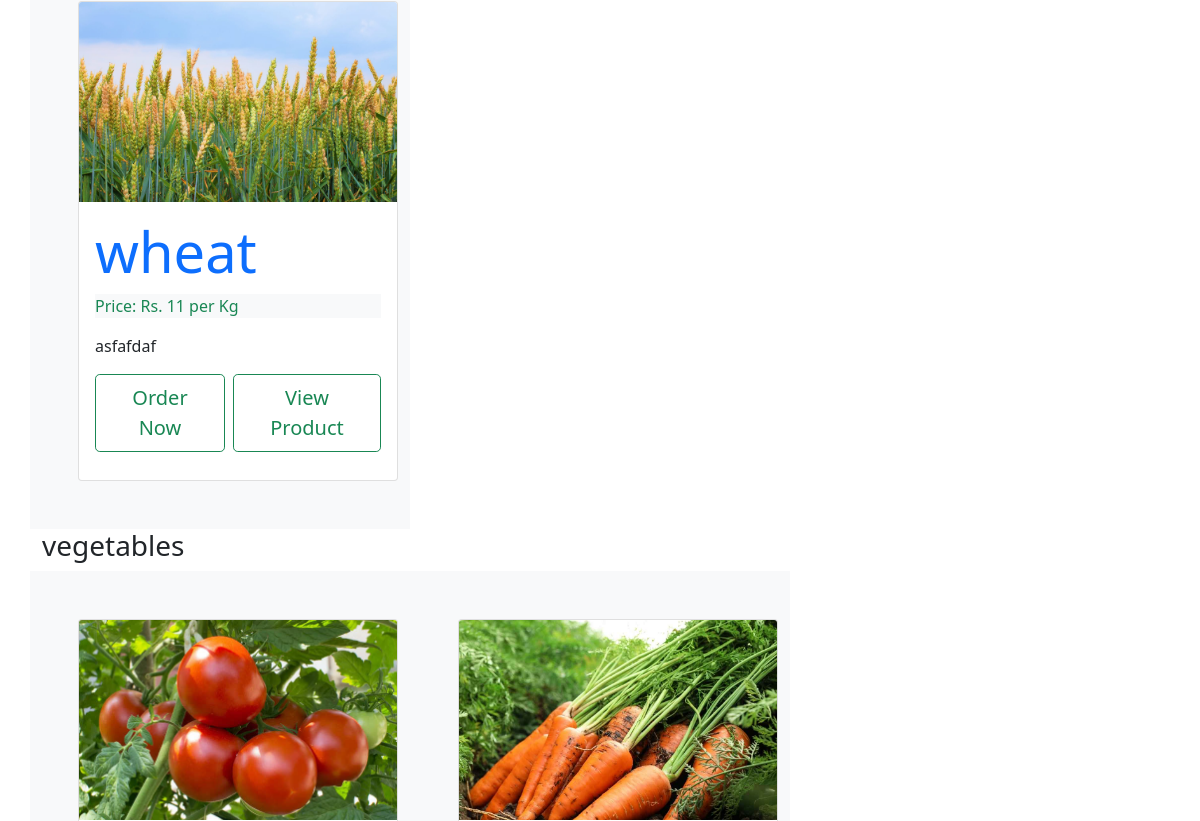
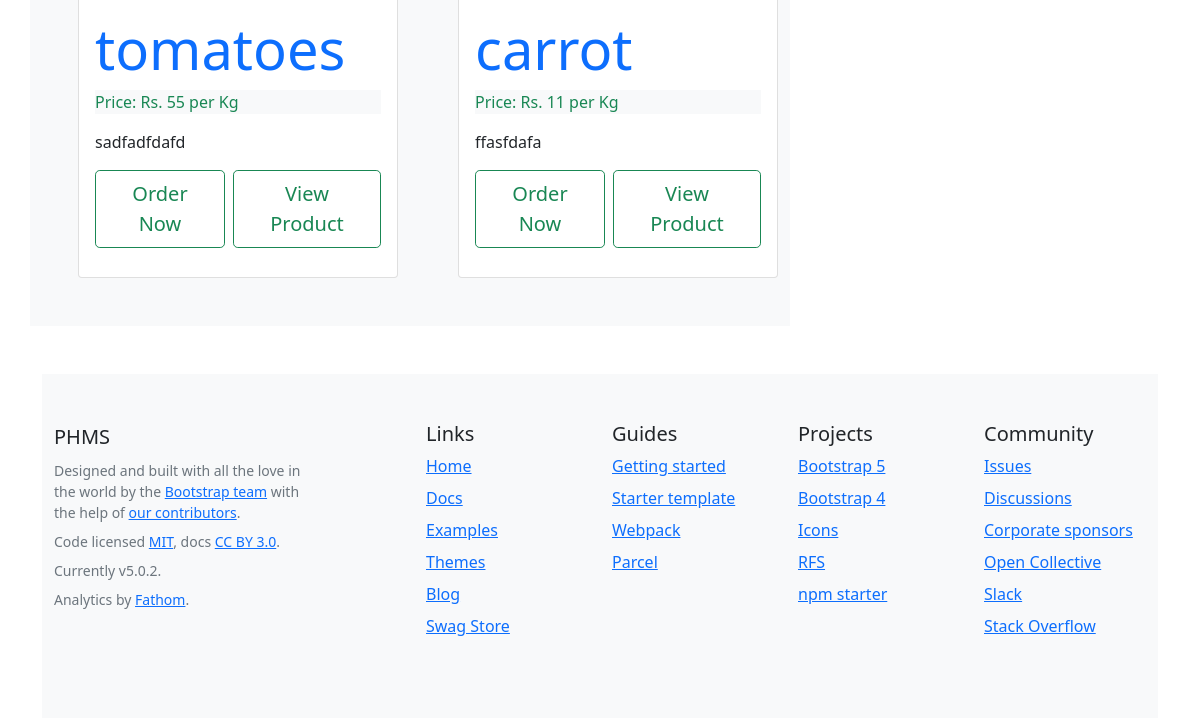
The page /products (lower part) on the database as committed earlier (2 pictures, top to bottom).
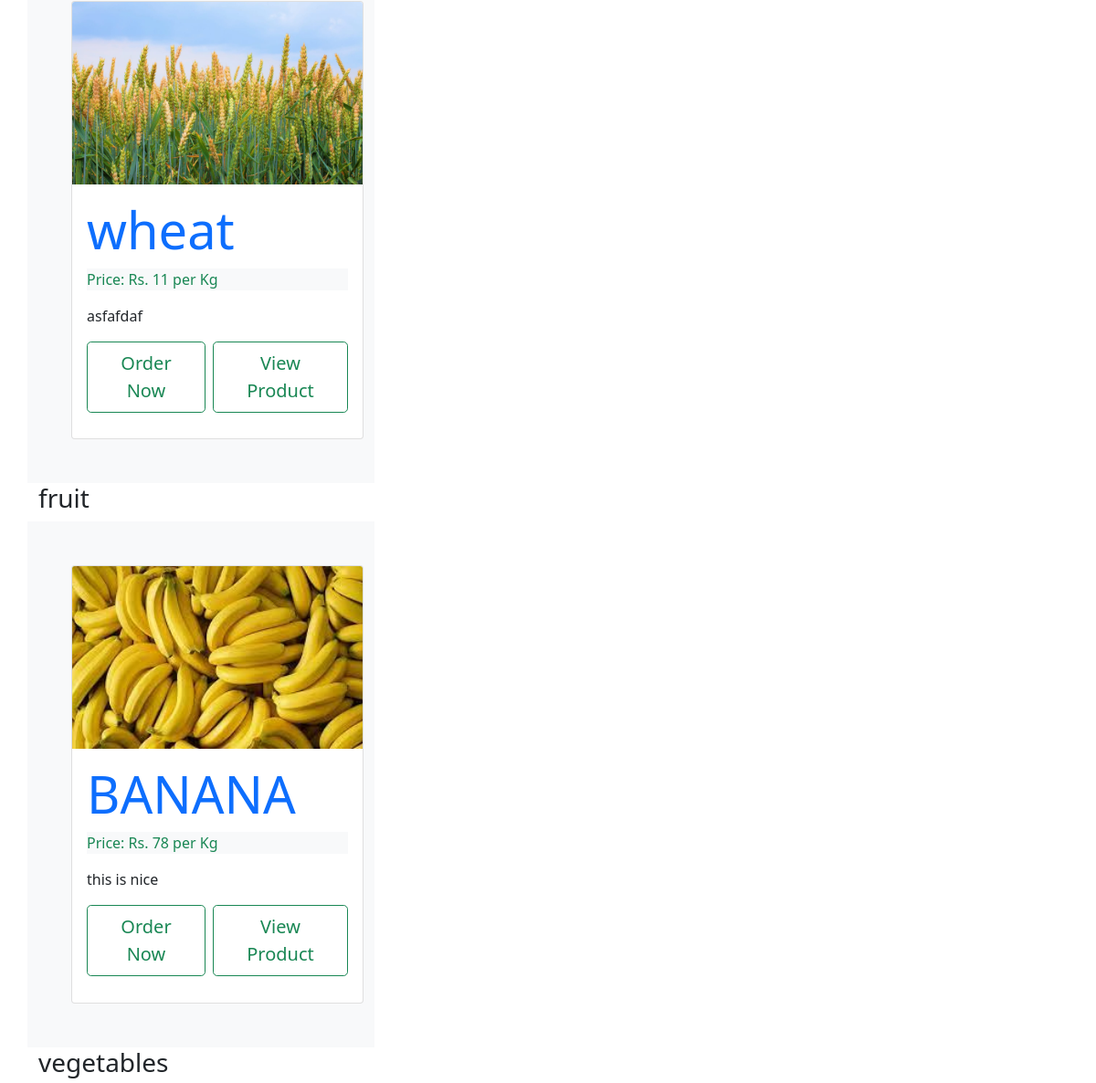
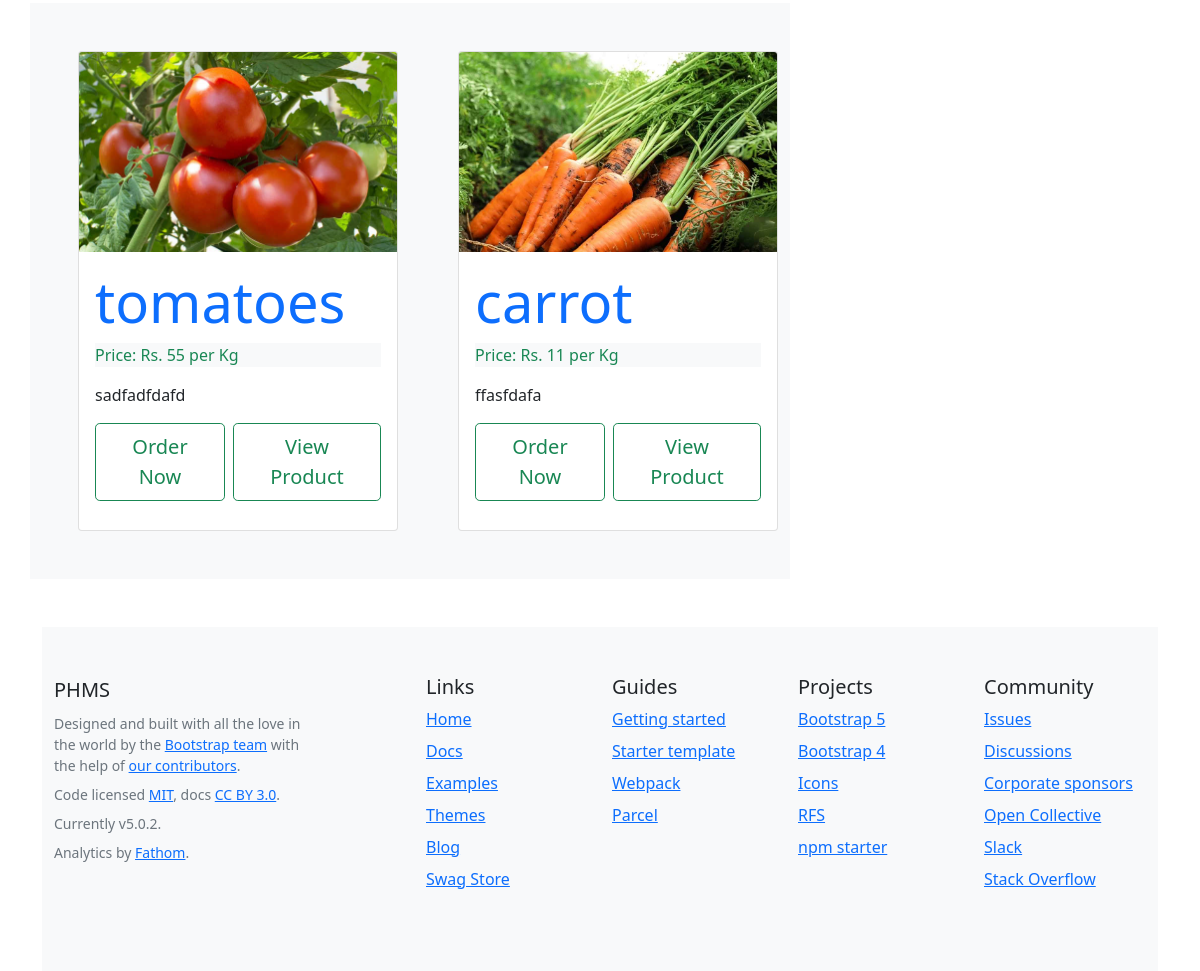
The same page on the database as committed later (2 pictures, top to bottom).
### app/models.py (models this page shows, shortened)
class Sell(models.Model):
    sell_category=models.CharField(max_length=250)
    sell_name=models.CharField(max_length=250)
    sell_image=models.ImageField(upload_to="products",blank=True,null=True)
    sell_price=models.IntegerField()
    sell_description = models.TextField()
    sell_location = models.CharField(max_length=100, default='Unknown')
    sell_by=models.CharField(max_length=100, default='Unknown')
    latitude = models.FloatField(null=True, blank=True)
    longitude = models.FloatField(null=True, blank=True)
    sell_exp=models.DateField(default="2024-12-31")

### app/views.py (the view)
# urls.py: path("products",views.products,name="products"),
def products(request):
    products=Sell.objects.all()
    categories = Sell.objects.values('sell_category').annotate(total=Count('sell_category'))
    grouped_products = {}
    for category in categories:
        products = Sell.objects.filter(sell_category=category['sell_category'])
        grouped_products[category['sell_category']] = products
    context = {"grouped_products": grouped_products,
               "user":user,
               "farmer":Farmer
               }
    return render(request, "products.html", context)

### templates/products.html (shortened to what this page needs)
{% extends "base.html" %}
{% block body %}
<div class="container mt-2">
  {% for category, products in grouped_products.items %}
      <h3>{{ category }}</h3>
      <div class="row">
          {% for product in products %}
              <div class="col-md-4 bg-light p-5">
                  <div class="card" style="width: 20rem; height: 30rem;">
                      {% if product.sell_image %}
                          <img src="{{ product.sell_image.url }}" class="card-img-top" alt="..." style="width: 100%; height: 200px; object-fit: cover;">
                      {% else %}
                          <img src="/path/to/default/image.jpg" class="card-img-top" style="width: 100%; height: 200px; object-fit: cover;" alt="Default Image">
                      {% endif %}
                      <div class="card-body">
                          <h6 class="card-title display-4 text-primary">{{ product.sell_name }}</h6>
                          <p class="text-success bg-light">
                            Price: Rs. {{ product.sell_price }}
                            {% if product.sell_name == 'Banana' %}
                              per dozen
                            {% else %}
                              per Kg
                            {% endif %}
                          </p>
                          <p class="card-text">{{ product.sell_description }}</p>
                        <span class="d-inline-flex gap-2">
                            <a href="/orders" class="btn btn-outline-success btn-lg">Order Now</a>
                            <a href="/productDetailPage/{{product.id}}" class="btn btn-outline-success btn-lg">View Product</a>
                          </span>
                      </div>
                  </div>
              </div>
          {% endfor %}
      </div>
      {% endfor %}
{% endblock body %}

Rows that differ between the two databases and show on the page:
added Sell: sell_image (picture), sell_name "BANANA", sell_price "78", shows "per Kg", sell_description "this is nice", shown under "fruit"
Other text that changed with them:
new list line: "fruit"
